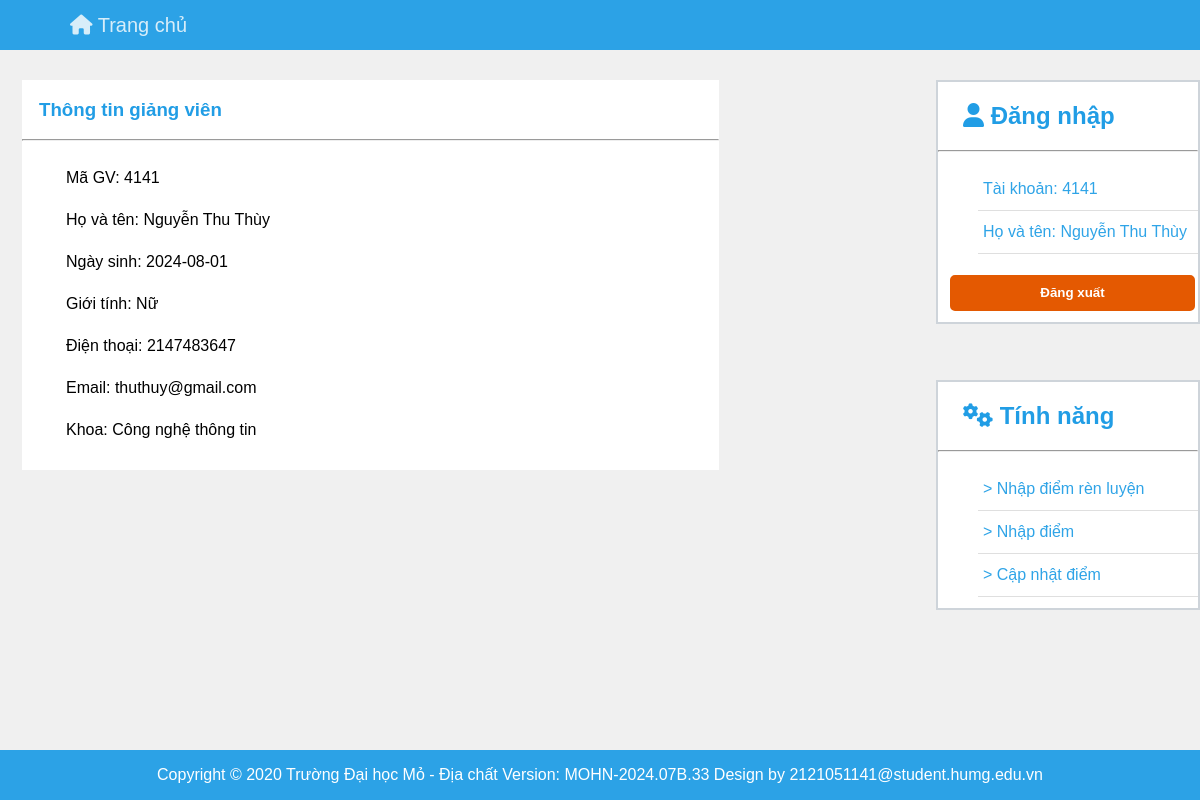
The app's page /web/teacher/teacher_home.php (signed in), older data.
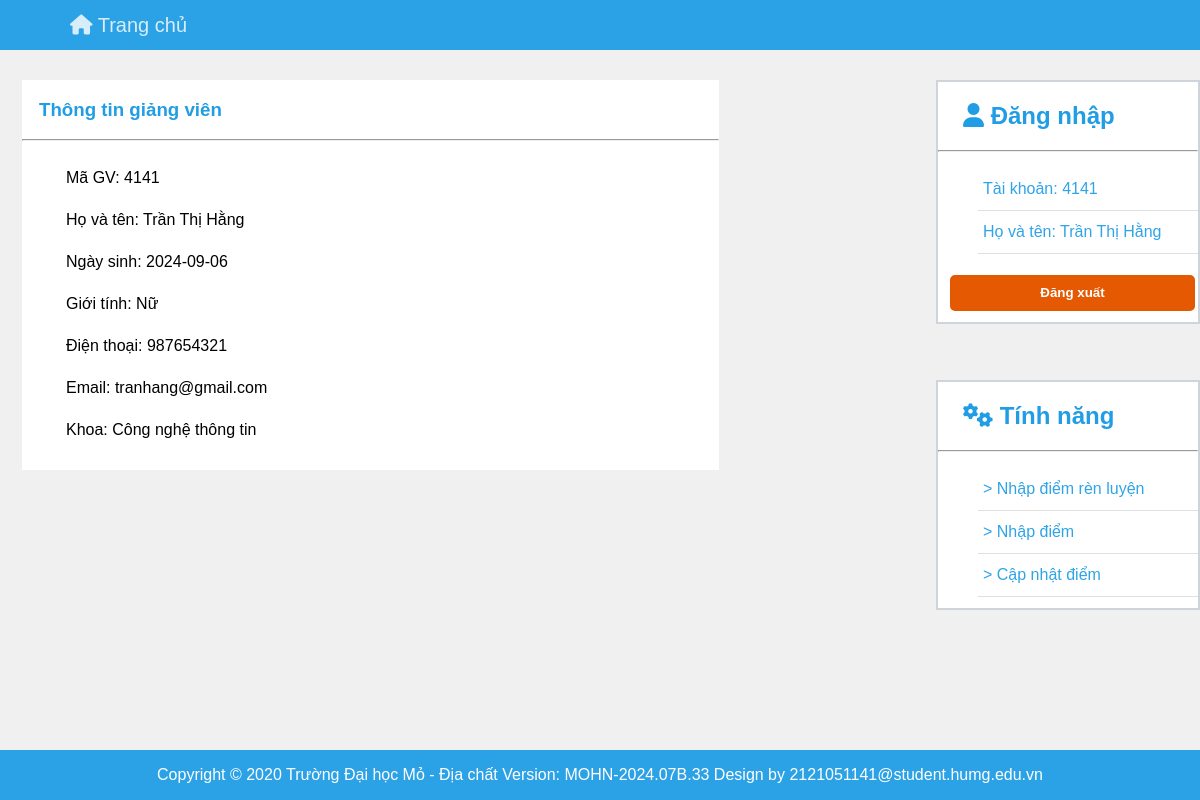
The same page, newer data.
### tables this page shows
CREATE TABLE `giang_vien` (
  `mgv` int(10) NOT NULL,
  `ma_khoa` varchar(10) DEFAULT NULL,
  `ho_dem` varchar(50) NOT NULL,
  `ten` varchar(50) NOT NULL,
  `sdt` int(10) NOT NULL,
  `email` varchar(50) NOT NULL,
  `mat_khau` varchar(50) NOT NULL,
  `ngay_sinh` date NOT NULL,
  `gioi_tinh` varchar(10) NOT NULL
);

CREATE TABLE `khoa` (
  `ma_khoa` varchar(10) NOT NULL,
  `ten_khoa` varchar(50) NOT NULL
);

### web/teacher/thong_tin_giang_vien.php (the view, shortened to what this page needs)
<?php
    include('../home/home/config.php');
    $mgv = $_SESSION['mgv'];
    $sql = "SELECT mgv, ho_dem, ten, sdt, gioi_tinh, ngay_sinh, email, ma_khoa FROM giang_vien WHERE mgv = '$mgv'";
    $result = $conn->query($sql);
    if ($result->num_rows > 0) {
        while($row = $result->fetch_assoc()) {
            $ho_dem = $row["ho_dem"];
            $ten = $row["ten"];
            $sdt = $row["sdt"];
            $email = $row["email"];
            $gioi_tinh = $row["gioi_tinh"];
            $ngay_sinh = $row["ngay_sinh"];
        }
    } else {
        echo "Không tìm được tài khoản";
    }
    $ma_khoa = $_SESSION["ma_khoa"];
    $sql_khoa = "SELECT ten_khoa FROM khoa WHERE ma_khoa = '$ma_khoa'";
    $result_khoa = $conn->query($sql_khoa);
    if ($result_khoa->num_rows > 0) {
        while($row = $result_khoa->fetch_assoc()) {
            $ten_khoa = $row["ten_khoa"];
        }
    } else {
        echo "Không tìm được tài khoản";
    }
?>
<!DOCTYPE html>
<html lang="en">
<head>
    <link rel="stylesheet" href="home_student.css">
</head>
<body>
    <div class="teacher_infor">
        <h3>Thông tin giảng viên</h3>
        <hr>
        <ul>
            <li>Mã GV: <?php echo $mgv ; ?></li>
            <li>Họ và tên: <?php echo $ho_dem. " " . $ten ; ?></li>
            <li>Ngày sinh: <?php echo $ngay_sinh ; ?></li>
            <li>Giới tính: <?php echo $gioi_tinh ; ?></li>
            <li>Điện thoại: <?php echo $sdt ; ?></li>
            <li>Email: <?php echo $email ; ?></li>
            <li>Khoa: <?php echo $ten_khoa ; ?></li>
        </ul>
    </div>
</body>
</html>

### web/teacher/teacher_home.php (shortened to what this page needs)
<!DOCTYPE html>
<html>
    <link rel="stylesheet" href="home_teacher.css">
    <link rel="stylesheet" href="https://cdnjs.cloudflare.com/ajax/libs/font-awesome/6.4.2/css/all.min.css" />
<body>
    <div class="container">
        <?php
            require "header.php";
        ?>
    </div>
    <main>
        <?php
            require "thong_tin_giang_vien.php";
        ?>
        <?php
            require "menu.php";
        ?>
    </main>
    <?php
        require "footer.php";
    ?>
</body>
</html>

### web/teacher/header.php (shortened to what this page needs)
<head>
    <link rel="stylesheet" href="home_teacher.css">
    <link rel="stylesheet" href="https://cdnjs.cloudflare.com/ajax/libs/font-awesome/6.4.2/css/all.min.css" />
</head>
<header>
    <ul>
        <li><a href="teacher_home.php"><i class="fa-solid fa-house"></i> Trang chủ</a></li>
    </ul>
</header>

### web/teacher/menu.php (shortened to what this page needs)
<!DOCTYPE html>
<html lang="en">
<head>
    <link rel="stylesheet" href="home_teacher.css">
    <link rel="stylesheet" href="https://cdnjs.cloudflare.com/ajax/libs/font-awesome/6.4.2/css/all.min.css" />
</head>
<body>
    <div class="login">
        <h2><i class="fa-solid fa-user"></i> Đăng nhập</h2>
        <hr>
        <ul>
            <li>Tài khoản: <?php echo $_SESSION['mgv']; ?></li>
            <li><?php
                include('../home/home/config.php');
                $mgv = $_SESSION['mgv'];
                $sql = "SELECT mgv, ho_dem, ten FROM giang_vien WHERE mgv = '$mgv'";
                $result = $conn->query($sql);
                if ($result->num_rows > 0) {
                    while($row = $result->fetch_assoc()) {
                        echo "Họ và tên: ". $row["ho_dem"]. " " . $row["ten"] ;
                    }
                } else {
                    echo "Không tìm được tài khoản";
                }
            ?></li>
        </ul>
        <button><a href="/web/home/login/logout.php"><b>Đăng xuất</b></a></button>
    </div>
    <div class="menu">
        <h2><i class="fa-solid fa-gears"></i> Tính năng</h2>
        <hr>
        <ul>
            <a href="trang_nhap_drl.php"><li>> Nhập điểm rèn luyện</li></a>
            <a href="trang_nhap_diem.php"><li>> Nhập điểm</li></a>
            <a href="cap_nhat_diem.php"><li>> Cập nhật điểm</li></a>
        </ul>
    </div>
</body>
</html>

### web/teacher/footer.php
<footer>
        <p>Copyright © 2020 Trường Đại học Mỏ - Địa chất
            Version: MOHN-2024.07B.33
            Design by 2121051141@student.humg.edu.vn</p>
</footer>

### web/teacher/home_teacher.css (style rules this page uses)
html, body { height: 100%; margin: 0; }
body { display: flex; flex-direction: column; background-color: #f0f0f0; }
.container { flex: 1; }
header { background-color: #2CA2E6; width: 100%; height: 50px; display: flex; align-items: center; box-sizing: border-box; padding: 0 20px; font-family: Arial, Helvetica, sans-serif ; }
header a { padding-left: 50px; color: #D7EDF9; text-decoration: none; }
header ul { list-style-type: none; padding: 0; margin: 0; }
header li { display: inline; font-size: 20px; margin-right: 20px; color: #D7EDF9; }
.menu { position:absolute; font-family: Arial, Helvetica, sans-serif ; height: 226px; width: 260px; right: 0; top: 380px; border: 2px solid #CED4DA; background-color: #FFFFFF; }
.menu h2 { margin-left: 25px; color: #219DE5; }
.menu a { list-style: none; text-decoration: none; }
.menu a li { left: 0px; border-bottom:1px solid #DFDFDF; padding: 12px 5px; color: #2FA4E7; }
.teacher_infor { position: absolute; width: 697px; height: 390px; left: 22px; top: 80px; font-family: Arial, Helvetica, sans-serif; background-color: #FFFFFF; }
.teacher_infor h3 { padding-left: 17px; color: #219DE5; }
.teacher_infor li { list-style: none; padding: 12px 4px; }
.login { position:absolute; font-family: Arial, Helvetica, sans-serif ; height: 240px; width: 260px; right: 0; top: 80px; border: 2px solid #CED4DA; background-color: #FFFFFF; }
.login h2 { margin-left: 25px; color: #219DE5; }
.login li { list-style: none; left: 0px; border-bottom:1px solid #DFDFDF; padding: 12px 5px; color: #2FA4E7; }
.login button { margin-top: 5px; border: 2px solid #E35901; border-radius: 5px; background-color: #E45901; margin-left: 12px; width: 245px; height: 36px; cursor: pointer; }
.login button a { text-decoration: none; color: #FFFFFF; }
footer { background-color: #2CA2E6; width: 100%; height: 50px; text-align: center; color: white; font-family: Arial, Helvetica, sans-serif ; bottom: 0; }
footer p { padding-bottom: 5px ; }

### web/student/home_student.css (style rules this page uses)
html, body { height: 100%; margin: 0; display: flex; flex-direction: column; }
html { scroll-behavior: smooth; }
body { background-color: #f0f0f0; display: flex; flex-direction: column; min-height: 100vh; }
header { background-color: #2CA2E6; width: 100%; height: 50px; display: flex; align-items: center; box-sizing: border-box; padding: 0 20px; font-family: Arial, Helvetica, sans-serif; }
header a { padding-left: 50px; color: #D7EDF9; text-decoration: none; }
header ul { list-style-type: none; padding: 0; margin: 0; }
header li { display: inline; font-size: 20px; margin-right: 20px; color: #D7EDF9; }
.login { position: absolute; font-family: Arial, Helvetica, sans-serif; height: 240px; width: 270px; right: 0; top: 80px; border: 2px solid #CED4DA; background-color: #FFFFFF; }
.login h2 { margin-left: 25px; color: #219DE5; }
.login li { list-style: none; left: 0px; border-bottom: 1px solid #DFDFDF; padding: 12px 5px; color: #2FA4E7; }
.login button { margin-top: 5px; border: 2px solid #CED4DA; border-radius: 5px; background-color: #E45901; margin-left: 12px; width: 245px; height: 36px; cursor: pointer; }
.login button a { text-decoration: none; color: #FFFFFF; }
.menu { position: absolute; font-family: Arial, Helvetica, sans-serif; height: 150px; width: 270px; right: 0; top: 380px; border: 2px solid #CED4DA; background-color: #FFFFFF; }
.menu h2 { margin-left: 25px; color: #219DE5; }
.menu a { list-style: none; text-decoration: none; }
.menu a li { left: 0px; border-bottom: 1px solid #DFDFDF; padding: 12px 5px; color: #2FA4E7; }
footer { background-color: #2CA2E6; width: 100%; height: 50px; text-align: center; color: white; font-family: Arial, Helvetica, sans-serif; bottom: 0; position: fixed; }
footer p { padding-bottom: 5px; }

Row changes from the older to the newer data that the page shows:
changed giang_vien "Nữ": ho_dem "Nguyễn Thu" → "Trần Thị"; ten "Thùy" → "Hằng"; ngay_sinh "2024-08-01" → "2024-09-06"; sdt "2147483647" → "987654321"; email "thuthuy@gmail.com" → "tranhang@gmail.com"
